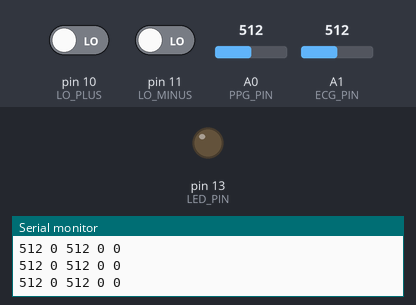
Bench run of a sketch on a simulated Arduino Uno, built with avr-gcc and run on an emulated ATmega328P. Parts: output pins drawn as LEDs (lit = HIGH), the last lines printed to the serial monitor. Inputs (shaded band) come from the test bench; at power-on: A0 (PPG_PIN) = 512, pin 10 (LO_PLUS) LOW, pin 11 (LO_MINUS) LOW, A1 (ECG_PIN) = 512.

Above: at 1.2 s.
1.3 s: A0 (PPG_PIN) set to 606
2.8 s: A0 (PPG_PIN) set to 634
At 3.1 s:
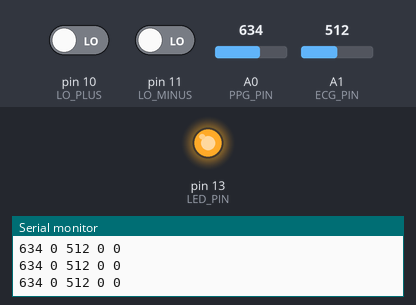
4.3 s: A0 (PPG_PIN) set to 610
At 5.5 s:
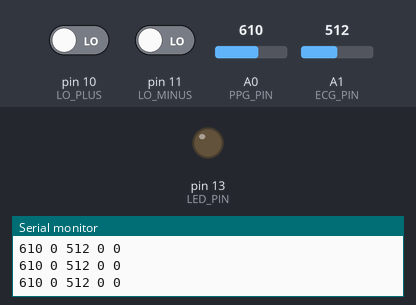
5.8 s: A0 (PPG_PIN) set to 630
At 6.7 s:
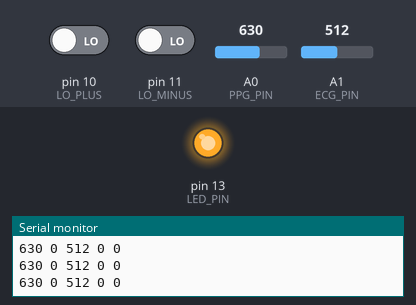
Timing chart, 0 to 8.3 s (numbered marks = the images above; inputs shaded):
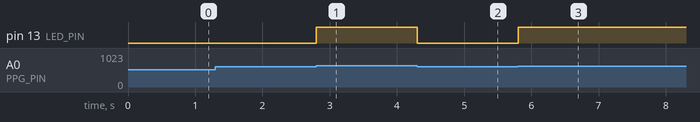

Measured:
- the behaviour switches between 620 and 621 on A0 (PPG_PIN) (found by bisection; images 0 and 1)
- after the input at 2.8 s, pin 13 (LED_PIN): LOW → HIGH at once
- after the input at 4.3 s, pin 13 (LED_PIN): HIGH → LOW at once
- after the input at 5.8 s, pin 13 (LED_PIN): LOW → HIGH at once

The sketch:

Beat_Detector.ino
```cpp
// ===== SIMPLE CONTINUOUS PLOT VERSION =====
// Streams PPG + ECG + QRS + beat markers to Serial Plotter

// --------- Pin definitions ----------
const int PPG_PIN   = A0;          // Pulse sensor
const int ECG_PIN   = A1;          // AD8232 OUTPUT
const int LED_PIN   = LED_BUILTIN; // LED for PPG beats (optional)

// If you wired LO+ / LO-:
const int LO_PLUS   = 10;          // AD8232 LO+
const int LO_MINUS  = 11;          // AD8232 LO-

// --------- Sampling ----------
const unsigned long SAMPLE_INTERVAL_MS = 10;   // 100 Hz
unsigned long lastSampleTime  = 0;

// ---------------- PPG detection ----------------
const unsigned long PPG_REFRACTORY_MS = 250;   // avoid double PPG peaks

int   ppgThreshold = 620;      // tune in plotter
int   ppgBeatMarker = 0;

unsigned long ppgLastBeatTime = 0;
bool  ppgWasAboveThreshold    = false;

int   ppgMinSinceLastBeat = 1023;
int   ppgMaxSinceLastBeat = 0;

// ---------------- ECG + QRS detection ----------------
const int MAX_ECG_BEATS = 50;

float ecgRR[MAX_ECG_BEATS];    // not used now, but kept if you reuse later
int   ecgBeatCount = 0;

unsigned long ecgLastBeatTime = 0;
bool  ecgWasAboveThreshold    = false;

// QRS enhancement: derivative^2 + moving average
const int ENERGY_MA_LEN = 8;
long energyBuf[ENERGY_MA_LEN];
byte energyIndex = 0;
long energySum = 0;

int  prevEcgSample = 0;
int  qrsSignal = 0;

// Adaptive threshold on qrsSignal
int   qrsThreshold = 0;
bool  qrsThreshInit = false;
float qrsPeakAvg = 0.0;

const unsigned long ECG_REFRACTORY_MS = 400;   // robust up to ~150 bpm

int ecgBeatMarker = 0;          // 0 normally, 1023 at detected beat

// ===================================================================

void setup() {
  pinMode(LED_PIN, OUTPUT);
  pinMode(LO_PLUS, INPUT);
  pinMode(LO_MINUS, INPUT);

  Serial.begin(115200);
  // Give Serial Plotter a header line (names for each column):
  Serial.println("PPG PPGm ECG QRS ECGm");

  // init QRS state
  for (int i = 0; i < ENERGY_MA_LEN; i++) energyBuf[i] = 0;
  energySum = 0;
  energyIndex = 0;
  prevEcgSample = 0;
}

// ===================================================================

void loop() {
  unsigned long now = millis();

  if (now - lastSampleTime >= SAMPLE_INTERVAL_MS) {
    lastSampleTime += SAMPLE_INTERVAL_MS;
    processSample(now);
  }
}

// ===================================================================
//                 SAMPLE PROCESSING (PPG + ECG)
// ===================================================================
void processSample(unsigned long now) {

  // default: no beat marks this sample
  ppgBeatMarker = 0;
  ecgBeatMarker = 0;

  // ----- Read PPG -----
  int ppg = analogRead(PPG_PIN);

  // Track min/max between beats for amplitude (for future use)
  if (ppg < ppgMinSinceLastBeat) ppgMinSinceLastBeat = ppg;
  if (ppg > ppgMaxSinceLastBeat) ppgMaxSinceLastBeat = ppg;

  // LED feedback for PPG
  digitalWrite(LED_PIN, (ppg > ppgThreshold));

  // ----- PPG peak detection -----
  if (ppg > ppgThreshold &&
      !ppgWasAboveThreshold &&
      (now - ppgLastBeatTime) > PPG_REFRACTORY_MS) {

    // (You could store IBI here if you want later)

    ppgLastBeatTime = now;
    ppgWasAboveThreshold = true;

    ppgMinSinceLastBeat = ppg;
    ppgMaxSinceLastBeat = ppg;

    // Mark this sample as PPG beat
    ppgBeatMarker = 1023;
  }
  else if (ppg < ppgThreshold) {
    ppgWasAboveThreshold = false;
  }

  // =====================  ECG (QRS-based)  =====================

  // ----- Read ECG -----
  int ecg = analogRead(ECG_PIN);

  // If leads off, force ECG to 0 (optional)
  if (digitalRead(LO_PLUS) == HIGH || digitalRead(LO_MINUS) == HIGH) {
    ecg = 0;
  }

  // ----- QRS enhancement: derivative -> square -> moving average -----
  int diff = ecg - prevEcgSample;
  prevEcgSample = ecg;

  long energy = (long)diff * (long)diff;

  energySum -= energyBuf[energyIndex];
  energyBuf[energyIndex] = energy;
  energySum += energy;
  energyIndex++;
  if (energyIndex >= ENERGY_MA_LEN) energyIndex = 0;

  qrsSignal = (int)(energySum / ENERGY_MA_LEN);

  // ----- Adaptive threshold init/update -----
  if (!qrsThreshInit) {
    static int initCount = 0;
    qrsPeakAvg += qrsSignal;
    initCount++;
    if (initCount >= 50) { // ~0.5 s of data
      qrsPeakAvg /= (float)initCount;
      qrsThreshold = (int)(0.5f * qrsPeakAvg);
      if (qrsThreshold < 50)   qrsThreshold = 50;
      if (qrsThreshold > 2000) qrsThreshold = 2000;
      qrsThreshInit = true;
    }
  } else {
    if (qrsSignal > qrsThreshold &&
        !ecgWasAboveThreshold &&
        (now - ecgLastBeatTime) > ECG_REFRACTORY_MS) {

      // (You could store RR intervals here if you want later)

      ecgLastBeatTime = now;
      ecgWasAboveThreshold = true;

      // Mark this sample as ECG beat
      ecgBeatMarker = 1023;

      // Update running average & threshold
      qrsPeakAvg = 0.9f * qrsPeakAvg + 0.1f * (float)qrsSignal;
      qrsThreshold = (int)(0.5f * qrsPeakAvg);
      if (qrsThreshold < 50)   qrsThreshold = 50;
      if (qrsThreshold > 2000) qrsThreshold = 2000;
    }
    else if (qrsSignal < (qrsThreshold * 0.5f)) {
      ecgWasAboveThreshold = false;
    }
  }

  // ---------- STREAM TO SERIAL PLOTTER ----------
  // Scale QRS to fit roughly 0..1023
  int qrsScaled = qrsSignal / 20;
  if (qrsScaled > 1023) qrsScaled = 1023;

  Serial.print(ppg);            Serial.print(" ");
  Serial.print(ppgBeatMarker);  Serial.print(" ");
  Serial.print(ecg);            Serial.print(" ");
  Serial.print(qrsScaled);      Serial.print(" ");
  Serial.println(ecgBeatMarker);
}
```
